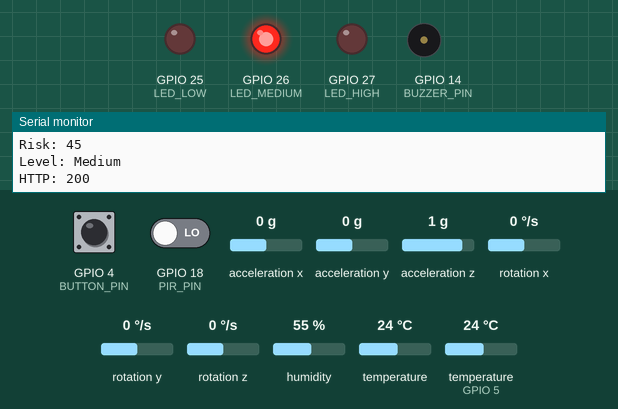
Simulated run of this sketch. Board: ESP32. Shown: output pins drawn as LEDs (lit = HIGH), buzzer (waves = sounding), the last lines printed to the serial monitor. The inputs (shaded band) are chosen by the test bench; at power-on: acceleration x 0 g, GPIO 4 (BUTTON_PIN) HIGH, GPIO 18 (PIR_PIN) LOW, acceleration z 1 g, acceleration y 0 g, rotation x 0 °/s, rotation y 0 °/s, rotation z 0 °/s, humidity 55 %, temperature 24 °C, temperature (sensor on GPIO 5) 24 °C. WiFi joins after 1.5 s; servers stay silent unless stated; uploads are accepted with an empty reply.

Above: at 2.7 s.
2.8 s: acceleration x set to -0.6 g
8.6 s: acceleration x set to -0.9 g
At 12.6 s:
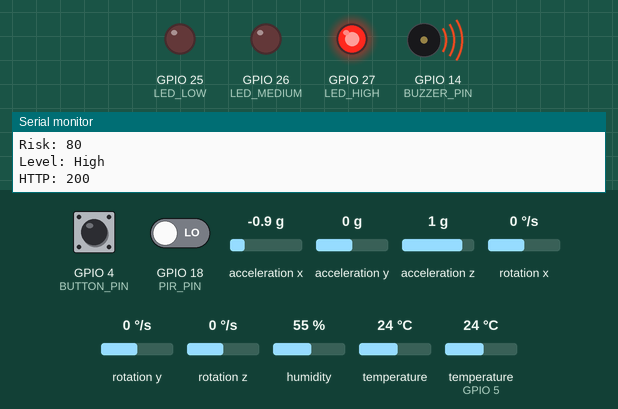
14.4 s: GPIO 4 (BUTTON_PIN) pulled LOW for 3 s
At 18.2 s:
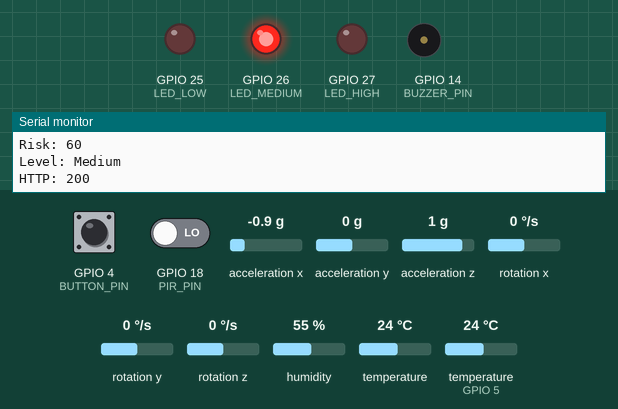
20.2 s: GPIO 18 (PIR_PIN) driven HIGH
At 21.0 s:
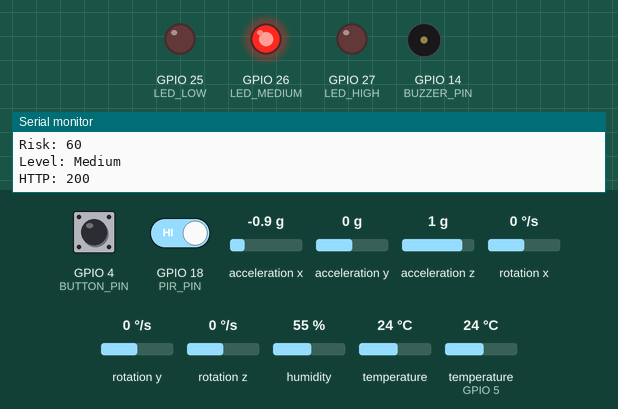
29.0 s: acceleration z set to 0.7 g
At 33.9 s:
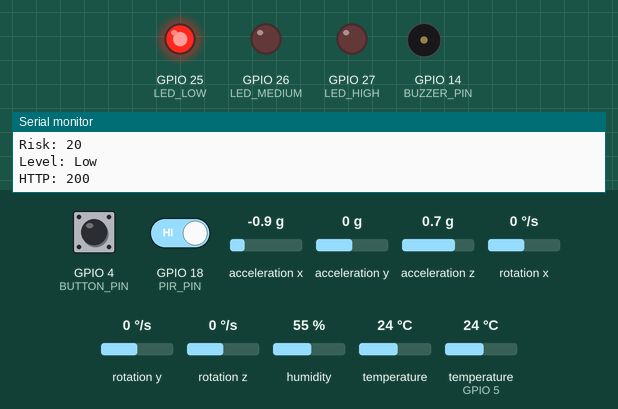
34.8 s: acceleration x set to -1.2 g
At 38.3 s:
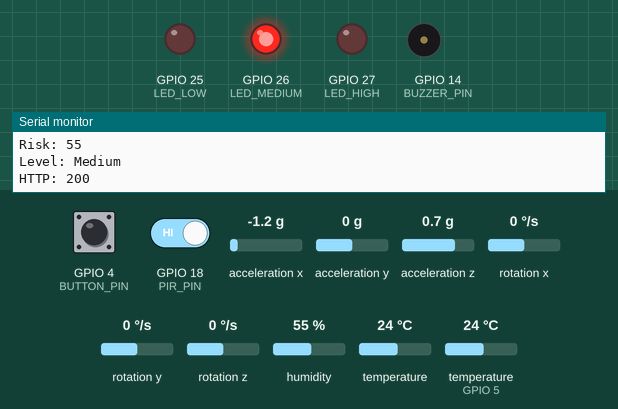
Timing chart, 0 to 39.8 s (numbered marks = the images above; inputs shaded):
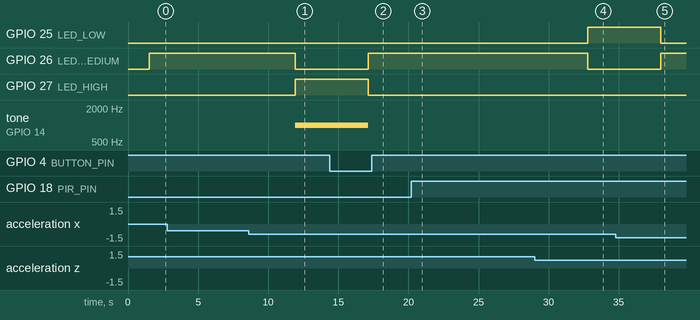

Measured:
- the behaviour switches between -0.7 and -0.8 g on acceleration x (found by bisection; images 0 and 1)
- the behaviour switches between 0.9 and 0.8 g on acceleration z (found by bisection; images 3 and 4)
- the behaviour switches between -1 and -1.1 g on acceleration x (found by bisection; images 4 and 5)
- after the input at 8.6 s, GPIO 26 (LED_MEDIUM): HIGH → LOW after 3.3 s; GPIO 27 (LED_HIGH): LOW → HIGH after 3.3 s; tone on GPIO 14 (BUZZER_PIN): silent → 1000 Hz after 3.3 s
- after the input at 14.4 s, GPIO 26 (LED_MEDIUM): LOW → HIGH after 2.7 s; GPIO 27 (LED_HIGH): HIGH → LOW after 2.7 s; tone on GPIO 14 (BUZZER_PIN): 1000 Hz → silent after 2.7 s
- after the input at 20.2 s, GPIO 26 (LED_MEDIUM): stays HIGH (without the input it goes to LOW after 2.2 s); GPIO 27 (LED_HIGH): stays LOW (without the input it goes to HIGH after 2.2 s); tone on GPIO 14 (BUZZER_PIN): stays silent (without the input it goes to 1000 Hz after 2.2 s)
- after the input at 29.0 s, GPIO 25 (LED_LOW): LOW → HIGH after 3.8 s; GPIO 26 (LED_MEDIUM): HIGH → LOW after 3.8 s
- after the input at 34.8 s, GPIO 25 (LED_LOW): HIGH → LOW after 3.2 s; GPIO 26 (LED_MEDIUM): LOW → HIGH after 3.2 s

The sketch:

sketch.ino
```cpp
#include <WiFi.h>
#include <HTTPClient.h>
#include <Wire.h>
#include <DHT.h>
#include <Adafruit_MPU6050.h>
#include <Adafruit_Sensor.h>

// =====================
// WIFI
// =====================

const char* ssid = "Wokwi-GUEST";
const char* password = "";

// CHANGE THIS
const char* serverUrl =
"https://public-lights-show.loca.lt/";

// =====================
// PINS
// =====================

#define PIR_PIN 18
#define BUTTON_PIN 4

#define DHT_PIN 5
#define DHT_TYPE DHT22

#define BUZZER_PIN 14

#define LED_LOW 25
#define LED_MEDIUM 26
#define LED_HIGH 27

// =====================

DHT dht(DHT_PIN, DHT_TYPE);
Adafruit_MPU6050 mpu;

// =====================

void connectWiFi() {

  WiFi.begin(ssid, password);

  Serial.print("Connecting");

  while (WiFi.status() != WL_CONNECTED) {
    delay(500);
    Serial.print(".");
  }

  Serial.println();
  Serial.println("WiFi Connected");
  Serial.println(WiFi.localIP());
}

// =====================

void setup() {

  Serial.begin(115200);

  pinMode(PIR_PIN, INPUT);

  pinMode(BUTTON_PIN, INPUT_PULLUP);

  pinMode(LED_LOW, OUTPUT);
  pinMode(LED_MEDIUM, OUTPUT);
  pinMode(LED_HIGH, OUTPUT);

  pinMode(BUZZER_PIN, OUTPUT);

  dht.begin();

  Wire.begin(21,22);

  if(!mpu.begin()) {
    Serial.println("MPU6050 Not Found");
    while(true);
  }

  connectWiFi();
}

// =====================

void loop() {

  // ---------------------
  // PIR
  // ---------------------

  bool presence =
  digitalRead(PIR_PIN);

  String presenceStatus =
  presence ? "Present" : "Absent";

  // ---------------------
  // Button
  // ---------------------

  bool touch =
  !digitalRead(BUTTON_PIN);

  String touchActivity =
  touch ? "Active" : "Inactive";

  // ---------------------
  // DHT22
  // ---------------------

  float temperature =
  dht.readTemperature();

  float humidity =
  dht.readHumidity();

  // ---------------------
  // MPU6050
  // ---------------------

  sensors_event_t a, g, temp;

  mpu.getEvent(&a, &g, &temp);

  float movementScore =
  sqrt(
    a.acceleration.x * a.acceleration.x +
    a.acceleration.y * a.acceleration.y +
    a.acceleration.z * a.acceleration.z
  );

  // ---------------------
  // Risk Engine
  // ---------------------

  int risk = 0;

  if(!presence)
    risk += 25;

  if(!touch)
    risk += 20;

  if(movementScore > 12)
    risk += 35;

  if(temperature > 35)
    risk += 10;

  String riskLevel;

  if(risk <= 30)
    riskLevel = "Low";

  else if(risk <= 60)
    riskLevel = "Medium";

  else
    riskLevel = "High";

  // ---------------------
  // LEDs
  // ---------------------

  digitalWrite(LED_LOW, LOW);
  digitalWrite(LED_MEDIUM, LOW);
  digitalWrite(LED_HIGH, LOW);

  if(risk <= 30) {

    digitalWrite(LED_LOW, HIGH);
    noTone(BUZZER_PIN);

  }
  else if(risk <= 60) {

    digitalWrite(LED_MEDIUM, HIGH);
    noTone(BUZZER_PIN);

  }
  else {

    digitalWrite(LED_HIGH, HIGH);

    tone(BUZZER_PIN,1000);
  }

  // ---------------------
  // Serial Monitor
  // ---------------------

  Serial.println("==========");

  Serial.println(
    "Presence: " + presenceStatus
  );

  Serial.println(
    "Touch: " + touchActivity
  );

  Serial.println(
    "Temp: " + String(temperature)
  );

  Serial.println(
    "Humidity: " + String(humidity)
  );

  Serial.println(
    "Movement: " + String(movementScore)
  );

  Serial.println(
    "Risk: " + String(risk)
  );

  Serial.println(
    "Level: " + riskLevel
  );

  // ---------------------
  // Send To Flask
  // ---------------------

  if(WiFi.status() == WL_CONNECTED) {

    HTTPClient http;

    http.begin(serverUrl);

    http.addHeader(
      "Content-Type",
      "application/json"
    );

    String payload =
      "{"
      "\"device_id\":\"Endpoint01\","
      "\"presence_status\":\"" + presenceStatus + "\","
      "\"touch_activity\":\"" + touchActivity + "\","
      "\"movement_score\":" + String(movementScore,2) + ","
      "\"temperature\":" + String(temperature,2) + ","
      "\"humidity\":" + String(humidity,2) + ","
      "\"risk_score\":" + String(risk) + ","
      "\"risk_level\":\"" + riskLevel + "\""
      "}";

    int responseCode =
    http.POST(payload);

    Serial.print("HTTP: ");
    Serial.println(responseCode);

    http.end();
  }

  delay(5000);
}
```
